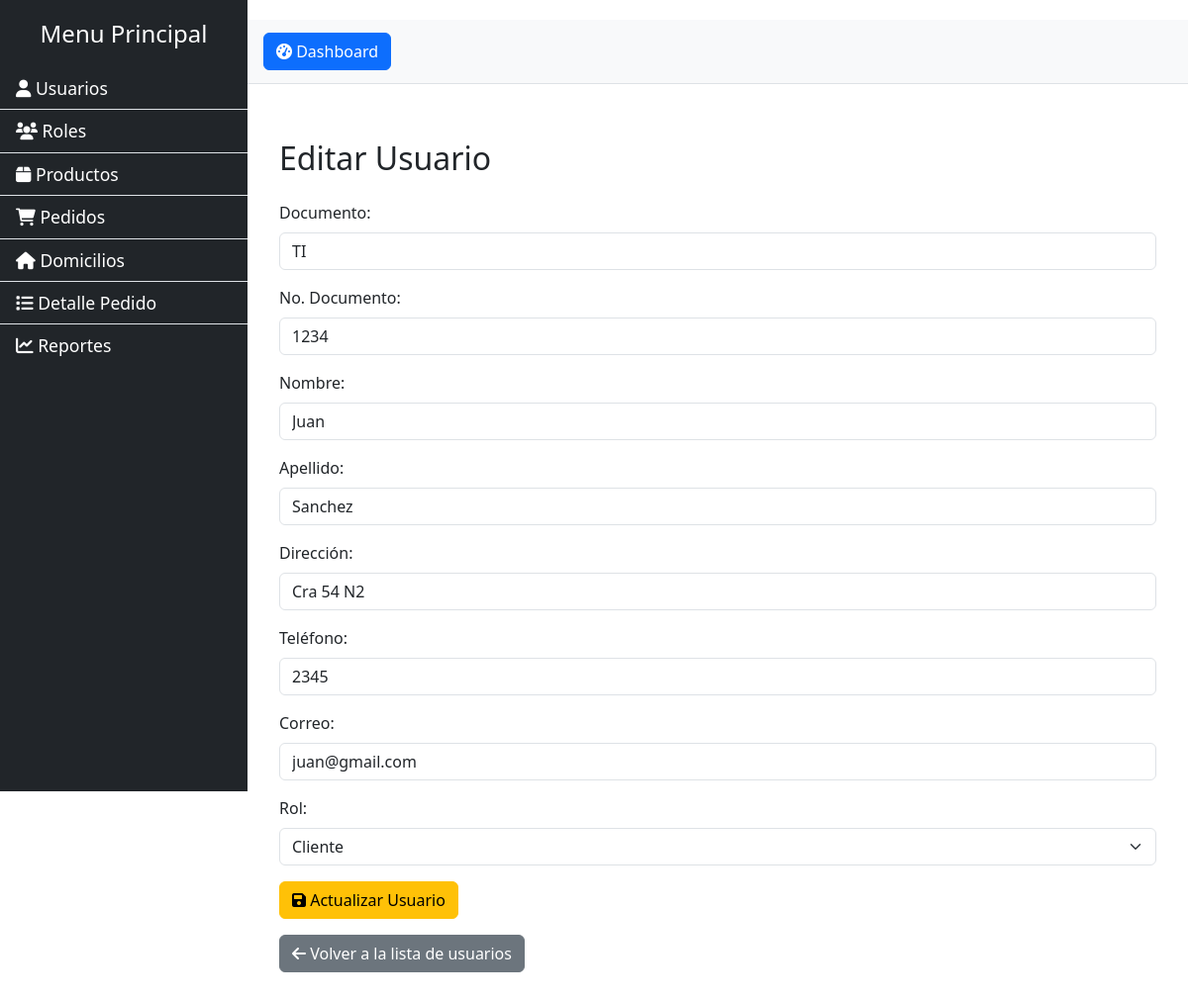
The page /controller/UsuarioController.php?action=edit&id=1 on the database its author committed.
### tables this page shows
CREATE TABLE Usuario (
  Idusuario INT AUTO_INCREMENT PRIMARY KEY, 
  Documentousuario VARCHAR(30) NOT NULL,
  Nodocumento INT NOT NULL,
  Nombreusuario VARCHAR(40) NOT NULL,
  Apellidousuario VARCHAR(40) NOT NULL,
  Direccionusuario VARCHAR(50) NOT NULL,
  Telusuario VARCHAR(15) NOT NULL,
  Correousuario VARCHAR(50) NOT NULL,
  Claveusuario VARCHAR(30) NOT NULL,
  Estadousuario VARCHAR(30) NOT NULL,
  Idrolusuariofk INT,
  FOREIGN KEY (Idrolusuariofk) REFERENCES Rol(Idrolusuario)
);

CREATE TABLE Rol (
  Idrolusuario INT AUTO_INCREMENT PRIMARY KEY,
  Descripcionrol VARCHAR(40) NOT NULL,
  Estadorol VARCHAR(40) NOT NULL
);

### model/Conexion.php (called while the page is built)
<?php
class Conexion {
    private $host = 'localhost';
    private $db = 'f_saltos';
    private $user = 'root';
    private $pass = '';
    public function conectar() {
        try {
            $conexion = new PDO("mysql:host=$this->host;dbname=$this->db", $this->user, $this->pass);
            $conexion->setAttribute(PDO::ATTR_ERRMODE, PDO::ERRMODE_EXCEPTION);
            return $conexion;
        } catch (PDOException $e) {
            echo "Error de conexión: " . $e->getMessage();
            return null;
        }
    }
    public function ejecutar($sql, $params = []) {
        $conexion = $this->conectar();
        if ($conexion) {
            $stmt = $conexion->prepare($sql);
            $stmt->execute($params);
            return $stmt;
        }
        return null;
    }
}
?>

### model/clsUsuario.php (called while the page is built, shortened)
<?php
require_once('Conexion.php');
class Usuario extends Conexion {
public function getUsuarioById($id) {
        return $this->ejecutar("SELECT u.*, r.Descripcionrol FROM Usuario u JOIN Rol r ON u.Idrolusuariofk = r.Idrolusuario WHERE u.Idusuario = ?", [$id])->fetch(PDO::FETCH_ASSOC);
    }
public function getAllRoles() {
	$sql = "SELECT * FROM Rol";
	return $this->ejecutar($sql)->fetchAll(PDO::FETCH_ASSOC);
}
}
?>

### view/EditUsuarioView.php (the view, shortened to what this page needs)
<?php
require_once('../model/clsUsuario.php');
$usuarioModel = new Usuario();
$user = $usuarioModel->getUsuarioById($_GET['id']);
$roles = $usuarioModel->getAllRoles();
?>
<!DOCTYPE html>
<html lang="en">
<head>
    <link rel="stylesheet" href="../applications/css/dashboard.css">
    <link href="https://cdn.jsdelivr.net/npm/bootstrap@5.3.0/dist/css/bootstrap.min.css" rel="stylesheet">
    <link rel="stylesheet" href="https://cdnjs.cloudflare.com/ajax/libs/font-awesome/6.0.0-beta3/css/all.min.css">
</head>
<body>
    <div class="d-flex" id="wrapper">
        <div class="bg-dark border-right" id="sidebar-wrapper">
            <div class="sidebar-heading text-white">Menu Principal</div>
            <div class="list-group list-group-flush">
                <a href="../view/UsuarioView.php" class="list-group-item list-group-item-action bg-dark text-white" id="crud-usuario">
                    <i class="fas fa-user"></i> Usuarios
                </a>
                <a href="../view/RolView.php" class="list-group-item list-group-item-action bg-dark text-white" id="crud-rol">
                    <i class="fas fa-users"></i> Roles
                </a>
                <a href="../view/ProductoView.php" class="list-group-item list-group-item-action bg-dark text-white" id="crud-producto">
                    <i class="fas fa-box"></i> Productos
                </a>
                <a href="../view/PedidoView.php" class="list-group-item list-group-item-action bg-dark text-white" id="crud-pedido">
                    <i class="fas fa-shopping-cart"></i> Pedidos
                </a>
                <a href="../view/DomicilioView.php" class="list-group-item list-group-item-action bg-dark text-white" id="crud-domicilio">
                    <i class="fas fa-home"></i> Domicilios
                </a>
                <a href="../view/DetallePedidoView.php" class="list-group-item list-group-item-action bg-dark text-white" id="crud-detallepedido">
                    <i class="fas fa-list"></i> Detalle Pedido
                </a>
                <a href="../view/ReportesView.php" class="list-group-item list-group-item-action bg-dark text-white" id="reportes">
                    <i class="fas fa-chart-line"></i> Reportes
                </a>
            </div>
        </div>
        <div id="page-content-wrapper">
            <nav class="navbar navbar-expand-lg navbar-light bg-light border-bottom">
                <a class="navbar-brand" href="../view/Dashboard.php"><button class="btn btn-primary" id="menu-toggle"><i class="fas fa-tachometer-alt"></i> Dashboard</button></a>
            </nav>
            <div class="container-fluid" id="main-content">
                <h2 class="mt-4">Editar Usuario</h2>
                <form action="../controller/UsuarioController.php?action=edit&id=<?php echo htmlspecialchars($user['Idusuario']); ?>" method="POST" class='mt-4'>
                    <div class='mb-3'>
                        <label for='documento' class='form-label'>Documento:</label>
                        <input type='text' id='documento' name='documento' value="<?php echo htmlspecialchars($user['Documentousuario']); ?>" required class='form-control'>
                    </div>
                    <div class='mb-3'>
                        <label for='nodocumento' class='form-label'>No. Documento:</label>
                        <input type='number' id='nodocumento' name='nodocumento' value="<?php echo htmlspecialchars($user['Nodocumento']); ?>" required class='form-control'>
                    </div>
                    <div class='mb-3'>
                        <label for='nombre' class='form-label'>Nombre:</label>
                        <input type='text' id='nombre' name='nombre' value="<?php echo htmlspecialchars($user['Nombreusuario']); ?>" required class='form-control'>
                    </div>
                    <div class='mb-3'>
                        <label for='apellido' class='form-label'>Apellido:</label>
                        <input type='text' id='apellido' name='apellido' value="<?php echo htmlspecialchars($user['Apellidousuario']); ?>" required class='form-control'>
                    </div>
                    <div class='mb-3'>
                        <label for='direccion' class='form-label'>Dirección:</label>
                        <input type='text' id='direccion' name='direccion' value="<?php echo htmlspecialchars($user['Direccionusuario']); ?>" required class='form-control'>
                    </div>
                    <div class='mb-3'>
                        <label for='telefono' class='form-label'>Teléfono:</label>
                        <input type='text' id='telefono' name='telefono' value="<?php echo htmlspecialchars($user['Telusuario']); ?>" required class='form-control'>
                    </div>
                    <div class='mb-3'>
                        <label for='correo' class='form-label'>Correo:</label>
                        <input type='email' id='correo' name='correo' value="<?php echo htmlspecialchars($user['Correousuario']); ?>" required class='form-control'>
                    </div>
                    <div class='mb-3'>
                        <label for='idrol' class='form-label'>Rol:</label>
                        <select id='idrol' name='idrol' required class='form-select'>
                            <?php foreach ($roles as $role): ?>
                                <option value="<?= htmlspecialchars($role['Idrolusuario']) ?>" <?= ($role['Idrolusuario'] == $user['Idrolusuariofk']) ? 'selected' : '' ?>>
                                    <?= htmlspecialchars($role['Descripcionrol']) ?>
                                </option>
                            <?php endforeach; ?>
                        </select>
                    </div>
                    <button type='submit' class='btn btn-warning'>
                        <i class='fas fa-save'></i> Actualizar Usuario
                    </button>
                </form>
                <a href="../view/UsuarioView.php" class='btn btn-secondary mt-3'>
                    <i class='fas fa-arrow-left'></i> Volver a la lista de usuarios
                </a>
            </div>
        </div>
    </div>
</body>
</html>

### applications/css/dashboard.css (style rules this page uses)
body { font-family: 'Arial', sans-serif; }
#wrapper { display: flex; width: 100%; }
#sidebar-wrapper { width: 250px; position: fixed; top: 0; left: 0; height: 100vh; z-index: 1000; background-color: #343a40; }
.sidebar-heading { padding: 1rem; font-size: 1.5rem; text-align: center; background-color: #212529; }
.list-group-item { padding: 15px; font-size: 1.1rem; }
#page-content-wrapper { width: 100%; padding-left: 250px; padding-top: 20px; }
#menu-toggle { margin-left: 1rem; }
#main-content { padding: 2rem; }

### rows shown on the page
usuario: documento "TI", nodocumento "1234", nombre "Juan", apellido "Sanchez", direccion "Cra 54 N2", telefono "2345", correo "juan@gmail.com", idrol "Cliente"
